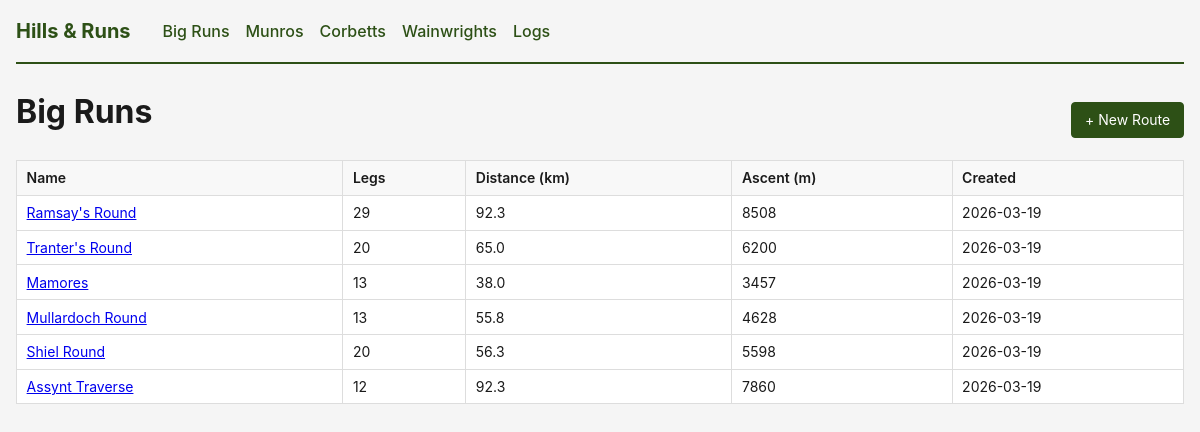
The page /bigruns/ on the database its author committed.
### walks/models.py (models this page shows)
class Route(db.Model):
    __tablename__ = 'routes'
    id = db.Column(db.Integer, primary_key=True)
    name = db.Column(db.Text, nullable=False)
    latitude = db.Column(db.Float, default=56.8)
    longitude = db.Column(db.Float, default=-5.1)
    start_time = db.Column(db.Text, default='06:00')
    start_date = db.Column(db.Text, default='2026-06-01')
    notes = db.Column(db.Text, default='')
    created_at = db.Column(db.DateTime, server_default=func.now())
    legs = db.relationship('Leg', backref='route', cascade='all, delete-orphan',
                           order_by='Leg.leg_num')
    pace_tiers = db.relationship('PaceTier', backref='route', cascade='all, delete-orphan')
    time_overrides = db.relationship('TimeOverride', backref='route', cascade='all, delete-orphan')
    attempts = db.relationship('Attempt', backref='route', cascade='all, delete-orphan',
                               order_by='Attempt.date.desc()')

### walks/routes.py (the view)
@bp.route('/')
def route_list() -> str:
    routes = (
        db.session.query(
            Route,
            func.count(Leg.id).label('leg_count'),
            func.coalesce(func.sum(Leg.distance_km), 0).label('total_distance'),
            func.coalesce(func.sum(Leg.ascent_m), 0).label('total_ascent'),
            func.coalesce(func.sum(Leg.descent_m), 0).label('total_descent'),
        )
        .outerjoin(Leg)
        .group_by(Route.id)
        .order_by(Route.created_at.desc())
        .all()
    )
    route_rows = []
    for route, leg_count, total_distance, total_ascent, total_descent in routes:
        route_rows.append({
            'id': route.id,
            'name': route.name,
            'latitude': route.latitude,
            'longitude': route.longitude,
            'start_time': route.start_time,
            'start_date': route.start_date,
            'created_at': route.created_at,
            'leg_count': leg_count,
            'total_distance': total_distance,
            'total_ascent': total_ascent,
            'total_descent': total_descent,
        })
    return render_template('walks/list.html', routes=route_rows)

### walks/templates/walks/list.html (shortened to what this page needs)
{% extends "base.html" %}
{% block content %}
<div class="page-header">
    <h1>Big Runs</h1>
    <a href="{{ url_for('walks.route_new') }}" class="btn btn-primary">+ New Route</a>
</div>
{% if routes %}
<table>
    <thead>
        <tr>
            <th>Name</th>
            <th>Legs</th>
            <th>Distance (km)</th>
            <th>Ascent (m)</th>
            <th>Created</th>
        </tr>
    </thead>
    <tbody>
        {% for r in routes %}
        <tr>
            <td><a href="{{ url_for('walks.route_detail', route_id=r.id) }}">{{ r.name }}</a></td>
            <td>{{ r.leg_count }}</td>
            <td>{{ '%.1f' | format(r.total_distance) }}</td>
            <td>{{ '%.0f' | format(r.total_ascent) }}</td>
            <td>{{ r.created_at.strftime('%Y-%m-%d') if r.created_at else '' }}</td>
        </tr>
        {% endfor %}
    </tbody>
</table>
{% else %}
<p>No routes yet. <a href="{{ url_for('walks.route_new') }}">Create one</a>.</p>
{% endif %}
{% endblock %}

### templates/base.html (shortened to what this page needs)
<!DOCTYPE html>
<html lang="en">
<head>
    <link rel="stylesheet" href="{{ url_for('static', filename='style.css') }}">
</head>
<body>
    <nav>
        <a href="{{ url_for('home') }}" class="nav-brand">Hills & Runs</a>
        <div class="nav-links">
            <a href="{{ url_for('walks.route_list') }}">Big Runs</a>
            <a href="{{ url_for('hills.hill_list', slug='munros') }}">Munros</a>
            <a href="{{ url_for('hills.hill_list', slug='corbetts') }}">Corbetts</a>
            <a href="{{ url_for('hills.hill_list', slug='wainwrights') }}">Wainwrights</a>
            <a href="{{ url_for('logs.index') }}">Logs</a>
        </div>
    </nav>
    <main>
        {% block content %}{% endblock %}
    </main>
</body>
</html>

### static/style.css (style rules this page uses)
* { box-sizing: border-box; margin: 0; padding: 0; }
body { font-family: -apple-system, BlinkMacSystemFont, "Segoe UI", Roboto, sans-serif; line-height: 1.5; color: #1a1a1a; background: #f5f5f5; max-width: 1200px; margin: 0 auto; padding: 0 1rem; }
nav { display: flex; align-items: center; gap: 2rem; padding: 1rem 0; border-bottom: 2px solid #2d5016; margin-bottom: 1.5rem; }
.nav-brand { font-size: 1.25rem; font-weight: 700; color: #2d5016; text-decoration: none; }
.nav-links { display: flex; gap: 1rem; }
.nav-links a { color: #2d5016; text-decoration: none; font-weight: 500; }
h1 { margin-bottom: 1rem; color: #1a1a1a; }
.page-header { display: flex; justify-content: space-between; align-items: center; flex-wrap: wrap; gap: 1rem; }
.btn { display: inline-flex; align-items: center; justify-content: center; height: 2.25rem; padding: 0 0.8rem; border: 1px solid #ccc; border-radius: 4px; background: #fff; color: #333; text-decoration: none; font-size: 0.875rem; font-family: inherit; line-height: 1; cursor: pointer; }
.btn-primary { background: #2d5016; color: #fff; border-color: #2d5016; }
table { width: 100%; border-collapse: collapse; background: #fff; margin: 0.5rem 0; }
th, td { padding: 0.4rem 0.6rem; border: 1px solid #ddd; text-align: left; font-size: 0.875rem; }
th { background: #f8f8f8; font-weight: 600; white-space: nowrap; }

### rows shown on the page
Route: name "Ramsay's Round", leg_count "29", total_distance "92.3", total_ascent "8508", created_at "2026-03-19"
Route: name "Tranter's Round", leg_count "20", total_distance "65.0", total_ascent "6200", created_at "2026-03-19"
Route: name "Mamores", leg_count "13", total_distance "38.0", total_ascent "3457", created_at "2026-03-19"
Route: name "Mullardoch Round", leg_count "13", total_distance "55.8", total_ascent "4628", created_at "2026-03-19"
Route: name "Shiel Round", leg_count "20", total_distance "56.3", total_ascent "5598", created_at "2026-03-19"
Route: name "Assynt Traverse", leg_count "12", total_distance "92.3", total_ascent "7860", created_at "2026-03-19"
